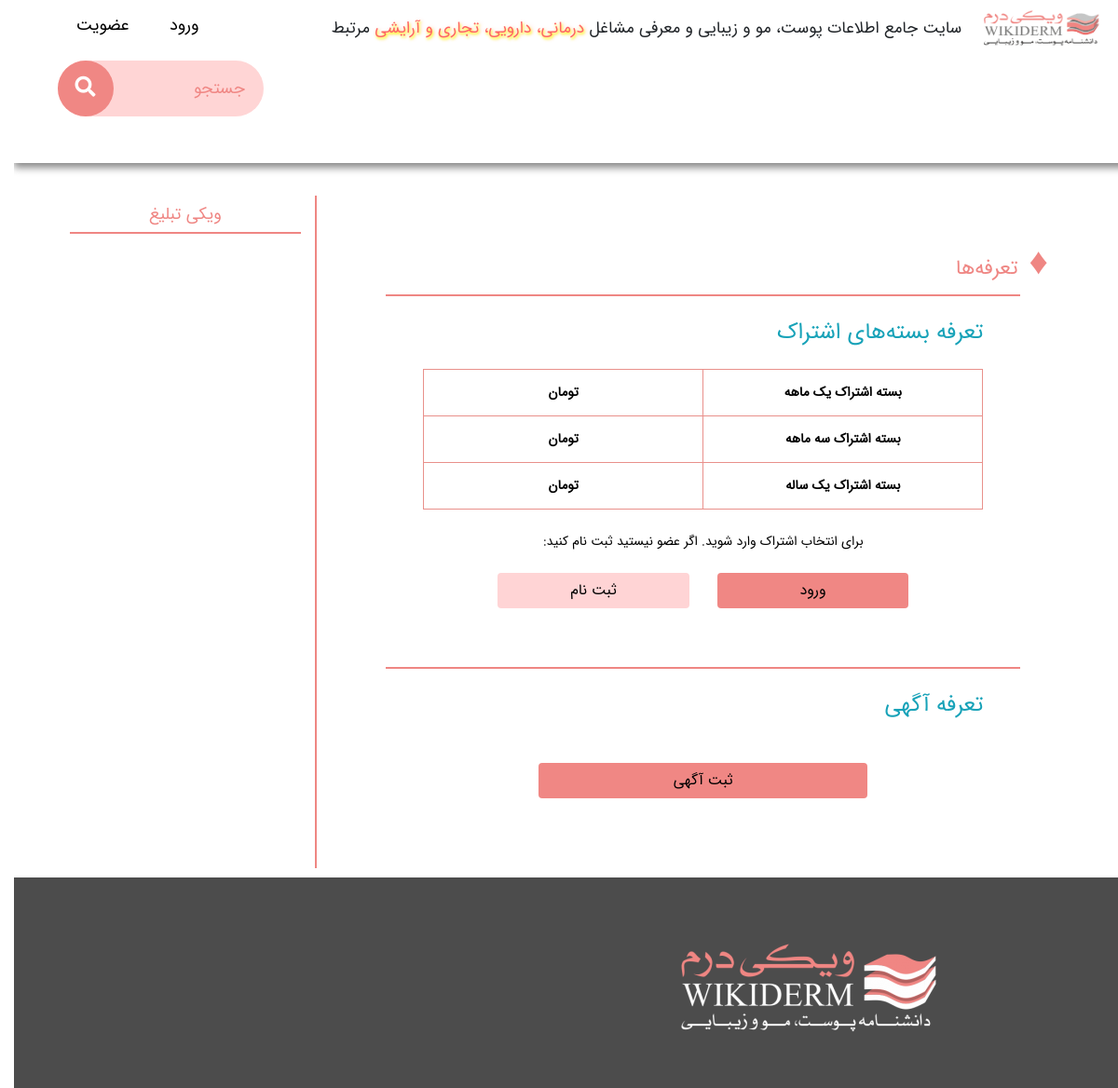
The app's page /tarafe.php with its own data.
### tables this page shows
CREATE TABLE userEshterak(ID int NOT NULL AUTO_INCREMENT,
                  name VARCHAR(300),
                  qeimat VARCHAR(100),
                  image VARCHAR(1000),
                  tozihat VARCHAR(1000),
  PRIMARY KEY (ID)) DEFAULT CHARSET=utf8;

### tarafe.php (the view, shortened to what this page needs)
<?php
include 'Settings.php';
?>
<!DOCTYPE html>
<html lang="fa" dir="rtl">
<head>
    <link rel="stylesheet" href="/css/bootstrap.css"/>
    <link rel="stylesheet" href="/css/global.css"/>
    <link rel="stylesheet" href="/css/tarafe.css"/>
    <link href="/css/font-awesome/font-awesome.min.css" rel="stylesheet" type="text/css">
    <link rel="stylesheet" href="https://use.fontawesome.com/releases/v5.6.3/css/all.css">
</head>
<body>
<?php
include 'header.php';
?>
<div class="container">
    <div  id="main" class="home_main row">
        <div class="col-md-12">
            <div class="mainDiv col-md-9 col-12 text-right">
                <div class="col-md-12 ">
                    <div class="col-md-12">
                        <h1> <span class="fontDiam"> &#9830; </span>
                          تعرفه‌ها
                        </h1>
                        <div class="text-justify blackCol box">
                            <div class="col-md-12 ">
                                <h2 class="text-info h4 mb-4">
                                    تعرفه بسته‌های اشتراک
                                </h2>
                                <table class="m-auto typeTable w-100" >
                                    <?php
                                    $query = "SELECT * FROM usereshterak;";
                                    $result = $connection->query($query);
                                    while ($row = $result->fetch_assoc()) {
                                        $name = $row['name'];
                                        $id = $row['ID'];
                                        $price = $row['qeimat'];
                                        if($id!=4) {
                                            ?>
                                            <tr>
                                                <th>بسته اشتراک <?php echo $name; ?></th>
                                                <th><?php echo $price; ?> تومان</th>
                                            </tr>
                                            <?php
                                        }
                                    }
                                    ?>
                                </table>
                                <div class="mt-4 mb-2 text-center">برای انتخاب اشتراک وارد شوید. اگر عضو نیستید ثبت نام کنید:</div>
                                <div class="col-md-10 row mt-4 ml-auto mr-auto">
                                    <div class="col-md-6 col-12 mb-2">
                                        <a href="/loginRegister.php?request=login">
                                            <div class="btn  login w-100">ورود</div>
                                        </a>
                                    </div>
                                    <div class="col-md-6 col-12 mb-2">
                                        <a href="/loginRegister.php?request=register">
                                            <div class="btn register w-100">ثبت نام</div>
                                        </a>
                                    </div>
                                </div>
                            </div>
                        </div>
                        <div class="text-justify blackCol box">
                            <div class="col-md-12 ">
                                <h2 class="text-info h4 mb-4">
                                    تعرفه آگهی
                                </h2>
                                <div class="col-md-10 row mt-4 ml-auto mr-auto">
                                    <a href="/advertisement.php" class="w-75 m-auto">
                                        <div class="btn  login w-100">ثبت آگهی</div>
                                    </a>
                                </div>
                            </div>
                        </div>
                    </div>
                </div>
            </div>
            <div class="leftDiv col-md-3 col-12">
                <div class="col-md-12 text-center addSub float-left">
                    <h3>
                        ویکی تبلیغ
                    </h3>
                </div>
            </div>
        </div>
    </div>
</div>
<?php
include 'footer.php';
?>
</body>
</html>

### css/global.css (style rules this page uses)
body { font-family: IRANSans,BYekan; max-width: 1600px; margin: auto; }
a { text-decoration: none; }
.addSub { color: rgb(239,134,131); border-style: solid; border-width: 0px 0px 2px 0px; border-color: rgb(239,134,131); margin-bottom: 10px; }
.blackCol { color: black; font-size: 14px; line-height: 20px; }
.addSub h3 { font-size: 18px; }
#main { transition: margin-left .5s; padding: 20px 0; }

### css/tarafe.css (style rules this page uses)
.leftDiv { float: right; padding-top: 20px; }
.mainDiv { border-style: solid; border-width: 0px 0px 0px 2px; border-color: rgb(239,134,131); margin: 10px 0px; padding-top: 50px; float: right; color: rgb(239,134,131); height: 100%; }
h1 { font-size: 22px; }
.fontDiam { font-size: 40px; }
.box { border-style: solid; border-width: 2px 0px 0px 0px; border-color: rgb(239,134,131); margin-bottom: 30px; width: 92%; margin-right: 4%; margin-left: 4%; padding: 25px; }
.typeTable th { border: 1px solid rgb(233,144,139); width: 33%; height: 50px; text-align: center; }
.login { background-color: rgb(240,135,132); color: black; }
.register { background-color: rgb(255,212,213); color: black; }

### records on screen
usereshterak: name "یک ماهه"
usereshterak: name "سه ماهه"
usereshterak: name "یک ساله"
